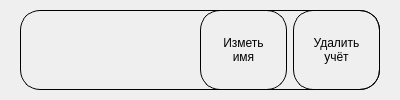
<?xml version="1.0" encoding="UTF-8"?>
<ui version="4.0">
 <class>NameCardWidget</class>
 <widget class="QWidget" name="NameCardWidget">
  <property name="geometry">
   <rect>
    <x>0</x>
    <y>0</y>
    <width>400</width>
    <height>100</height>
   </rect>
  </property>
  <property name="windowTitle">
   <string>Form</string>
  </property>
  <widget class="QWidget" name="cardBorder" native="true">
   <property name="geometry">
    <rect>
     <x>20</x>
     <y>10</y>
     <width>360</width>
     <height>80</height>
    </rect>
   </property>
   <property name="minimumSize">
    <size>
     <width>360</width>
     <height>80</height>
    </size>
   </property>
   <property name="styleSheet">
    <string notr="true">QPushButton{
	border: 1px solid rgb(0, 0, 0);
	border-radius: 20px;
}

QPushButton::pressed{
	
	background-color: rgb(209, 209, 209);
}

#cardBorder{
	border: 1px solid rgb(0, 0, 0);
	border-radius: 20px;
}
</string>
   </property>
   <layout class="QHBoxLayout" name="horizontalLayout" stretch="2,1,1">
    <property name="sizeConstraint">
     <enum>QLayout::SetDefaultConstraint</enum>
    </property>
    <item>
     <widget class="QLabel" name="accountName">
      <property name="font">
       <font>
        <pointsize>15</pointsize>
       </font>
      </property>
      <property name="cursor">
       <cursorShape>PointingHandCursor</cursorShape>
      </property>
      <property name="toolTip">
       <string>Нажмите, чтобы выбрать</string>
      </property>
      <property name="text">
       <string/>
      </property>
      <property name="alignment">
       <set>Qt::AlignCenter</set>
      </property>
     </widget>
    </item>
    <item>
     <widget class="QPushButton" name="btnEdit">
      <property name="sizePolicy">
       <sizepolicy hsizetype="Minimum" vsizetype="MinimumExpanding">
        <horstretch>0</horstretch>
        <verstretch>0</verstretch>
       </sizepolicy>
      </property>
      <property name="cursor">
       <cursorShape>PointingHandCursor</cursorShape>
      </property>
      <property name="text">
       <string>Изметь
имя</string>
      </property>
     </widget>
    </item>
    <item>
     <widget class="QPushButton" name="btnDel">
      <property name="sizePolicy">
       <sizepolicy hsizetype="MinimumExpanding" vsizetype="MinimumExpanding">
        <horstretch>0</horstretch>
        <verstretch>0</verstretch>
       </sizepolicy>
      </property>
      <property name="cursor">
       <cursorShape>PointingHandCursor</cursorShape>
      </property>
      <property name="inputMethodHints">
       <set>Qt::ImhNone</set>
      </property>
      <property name="text">
       <string>Удалить
учёт</string>
      </property>
      <property name="autoDefault">
       <bool>false</bool>
      </property>
      <property name="default">
       <bool>false</bool>
      </property>
      <property name="flat">
       <bool>false</bool>
      </property>
     </widget>
    </item>
   </layout>
  </widget>
 </widget>
 <resources/>
 <connections/>
</ui>
